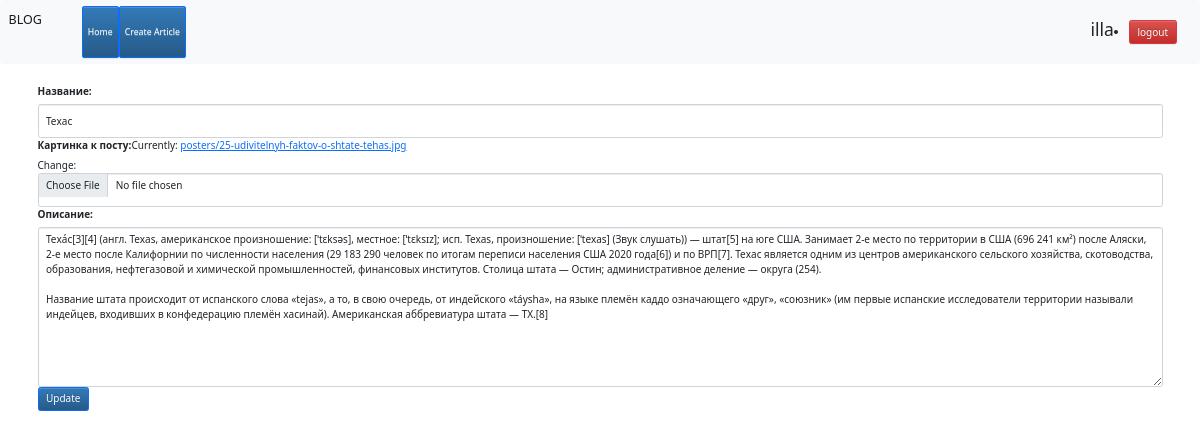
The app's page /update/11 (signed in) with its own data.
### test3/models.py (models this page shows, shortened)
class Post(models.Model):
    author = models.ForeignKey(User, on_delete=models.CASCADE, verbose_name='Автор', blank=True, null=True)
    name = models.CharField(max_length=240, verbose_name="Название")
    intro = models.TextField(verbose_name="Описание")
    create_date = models.DateTimeField(auto_now=True)
    poster = models.ImageField(verbose_name="Картинка к посту", upload_to='posters/')

### test3/views.py (the view)
# urls.py: path('update/<int:pk>', ArticleUpdateView.as_view(), name='update'),
class ArticleUpdateView(UpdateView):
    model = Post
    template_name = "edit_page.html"
    form_class = ArticleForm
    success_url = reverse_lazy('home')
    def get_context_data(self, **kwargs):
        kwargs['update'] = True
        return super().get_context_data(**kwargs)

### test3/forms.py
class ArticleForm(forms.ModelForm):
    class Meta:
        model = Post
        fields = ('name',
                  'poster',
                  'intro')
    def __init__(self, *args, **kwargs):
        super().__init__(*args, **kwargs)
        for field in self.fields:
            self.fields[field].widget.attrs['class'] = 'form-control'

### test3/templates/edit_page.html (shortened to what this page needs)
{% extends 'test3/index.html' %}
{% block content %}
    {% if update %}
            <div class="container overflow-hidden">
        <div class="row gx-5">
            <div class="col">
                <form id="update_data" method="post">
    {{ form }}
                </form>
                <button form="update_data" type="submit" class="btn btn-primary">Update</button>
            </div>
        </div>
            </div>
{% endif %}
{% endblock %}

### test3/templates/test3/index.html (shortened to what this page needs)
{% load static %}
<!DOCTYPE html>
<html lang="en">
<head>
    <link rel="stylesheet" href="//maxcdn.bootstrapcdn.com/bootstrap/3.2.0/css/bootstrap.min.css">
    <link rel="stylesheet" href="//maxcdn.bootstrapcdn.com/bootstrap/3.2.0/css/bootstrap-theme.min.css">
    <link href="https://cdn.jsdelivr.net/npm/bootstrap@5.0.1/dist/css/bootstrap.min.css" rel="stylesheet"
>
    <link rel="stylesheet" href="{% static 'css/style.css' %}" type="text/css">
</head>
<body>
<nav class="navbar navbar-expand-md navbar-light bg-light">
    <div class="container-fluid">
        <a class="navbar-brand">BLOG</a>
        <div class="collapse navbar-collapse" id="navbarSupportedContent">
            <ul class="navbar-nav me-auto mb-2 mb-lg-0">
                <li class="nav-item">
                    <a class="btn btn-primary btn-sm" href="{% url "home" %}" role="button">Home</a>
                </li>
                {% if user.is_authenticated %}
                    <li class="nav-item active">
                        <a class="btn btn-primary btn-sm" href="{% url "create_article" %}" role="button">Create
                            Article</a>
                    </li>
                {% endif %}
            </ul>
            {% if user.is_authenticated %}
                <h3>{{ request.user }}</h3>
                <li class="nav-item">
                    <a class="btn btn-danger" href="{% url "logout" %}" role="button" aria-pressed="true">logout</a>
                </li>
                </div>
                </div></nav>
            {% endif %}
{% block content %}
{% endblock %}
</body>
</html>

### test3/static/css/style.css (style rules this page uses)
body { background: url("/media/backg.jpg") no-repeat; -moz-background-size: 100%; -webkit-background-size: 100%; background-size: 100%; }

### records on screen
Post: name "Техас", intro "Теха́с[3][4] (англ. Texas, американское произношение: [ˈtɛksəs], местное: [ˈtɛksɪz]; исп. Texas, произношение: [ˈtexas] (Звук слушать)) — штат[5] на юге США. Занимает 2-е место по территории в США (696 241 км²) после Аляски, 2-е место после Калифорнии по численности населения (29 183 290 человек по итогам переписи населения США 2020 года[6]) и по ВРП[7]. Техас является одним из центров американского сельского хозяйства, скотоводства, образования, нефтегазовой и химической промышленностей, финансовых институтов. Столица штата — Остин; административное деление — округа (254). Название штата происходит от испанского слова «tejas», а то, в свою очередь, от индейского «táysha», на языке племён…"

### other values on screen
{{ request.user }} "illa"
